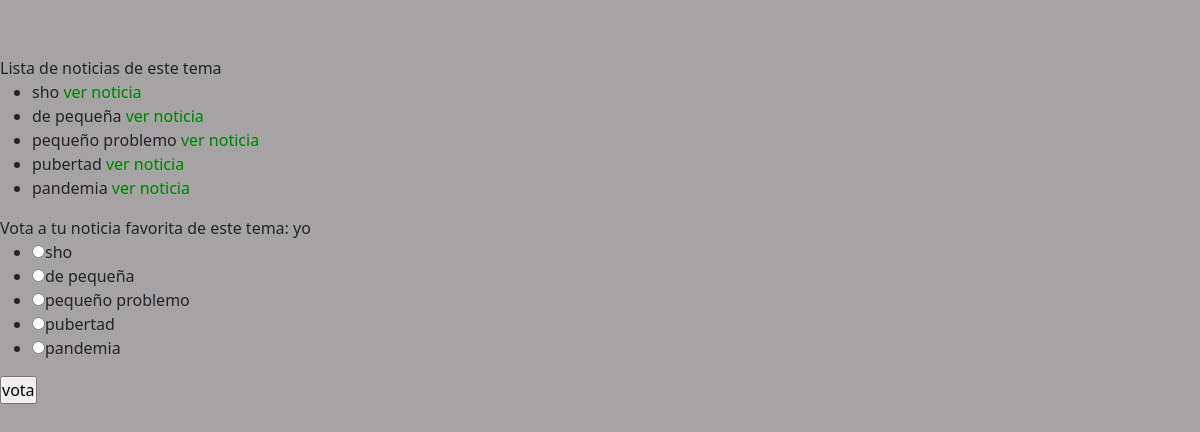
Screenshot of /noticias/temas/3 with the database file from the repository.
### app_noticias/models.py (models this page shows, shortened)
class Noticias(models.Model):
    tema=models.ForeignKey(Temas,on_delete=models.CASCADE)
    titulo= models.CharField(max_length=100)
    descripcion = models.TextField()
    pub_date= models.DateTimeField("publicado") #models.fields.DateField(default=None,null=True,blank=True)
    foto1 = models.ImageField(upload_to="noticias/media",blank=True,null= True)
    foto2 = models.ImageField(upload_to="noticias/media",blank=True,null= True)
    foto3 = models.ImageField(upload_to="noticias/media",blank=True,null= True)
    foto4 = models.ImageField(upload_to="noticias/media",blank=True,null= True)
    foto5 = models.ImageField(upload_to="noticias/media",blank=True,null= True)
    votos=models.IntegerField(default=0)

class Temas(models.Model):
    titulo_tema=models.CharField(max_length=100)

### app_noticias/views.py (the view)
# urls.py: path('temas/<int:id>',views.temas,name='Temas'),
def temas (request, id):
    tema=Temas.objects.get(id = id)
    noticias_del_tema=Noticias.objects.filter(tema=id)
    return render(request,'temas.html', {'tema': tema, 'noticias_del_tema':noticias_del_tema})

### app_noticias/templates/temas.html (shortened to what this page needs)
{% extends 'index.html' %}
{% block contenido %}
Lista de noticias de este tema
<ul>
    {% for noticia in noticias_del_tema %}
    <li>
        {{noticia.titulo}}  <a href="{% url 'Detalle' noticia.id %}"> ver noticia </a>
    </li>
    {% endfor %}
</ul>
    Vota a tu noticia favorita de este tema: {{tema.titulo_tema}}
    <form action="{% url 'Votos' %}" method="post">
        <ul>
            {% for noticia in noticias_del_tema %}
            <li>
            <input type="radio" name="choice" value="{{noticia.titulo}}">{{ noticia.titulo }}
            </li>
            {% endfor %}
        </ul>
            <input type="submit" value="vota">
        </form>
{% endblock %}

### app_noticias/static/style.css (style rules this page uses)
li a { color: green; }
* { margin: 0; padding: 0; box-sizing: border-box; }
body { background-color: rgb(165, 163, 163); }
a { color: white; text-decoration: none; }

### rows the page displays
Noticias: titulo "sho"
Noticias: titulo "de pequeña"
Noticias: titulo "pequeño problemo"
Noticias: titulo "pubertad"
Noticias: titulo "pandemia"
Temas: titulo_tema "yo"
